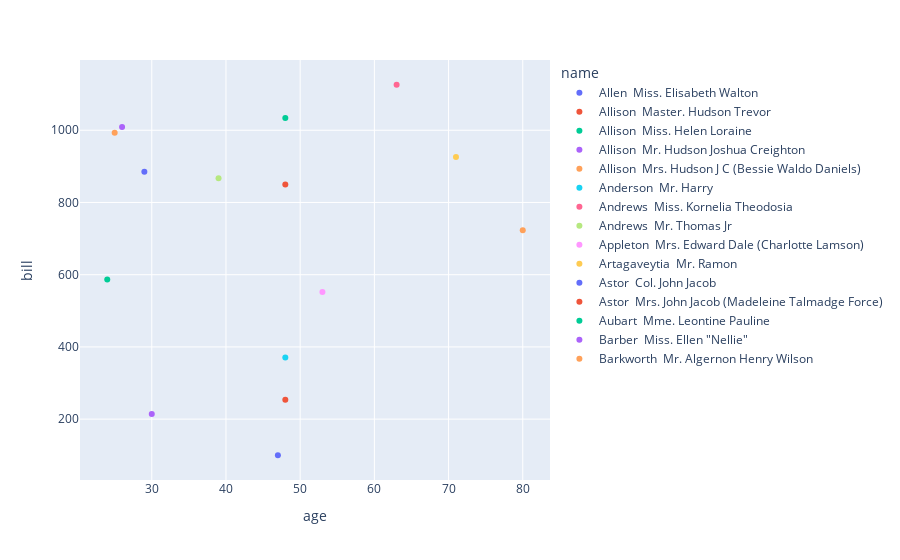

Notebook cell for this chart:
### Code cell
# HW 7 TASK 1 (plotly) (разброс)
import plotly.express as px
import pandas as pd
df = pd.read_csv('C:/Users/dinar/OneDrive/Documents/cliPLOT_.csv')
df_filtered = df.head(15)
fig = px.scatter(df_filtered, x='age', y='bill', color='name')
fig.show()

### Figure 1 — Plotly figure (JSON) as saved in the notebook; plotly's stock layout.template omitted (floating-point values rounded to 4 significant figures)
{"data": [{"hovertemplate": "name=Allen  Miss. Elisabeth Walton<br>age=%{x}<br>bill=%{y}<extra></extra>", "legendgroup": "Allen  Miss. Elisabeth Walton", "marker": {"color": "#636efa", "symbol": "circle"}, "mode": "markers", "name": "Allen  Miss. Elisabeth Walton", "orientation": "v", "showlegend": true, "type": "scatter", "x": [29], "xaxis": "x", "y": [885], "yaxis": "y"}, {"hovertemplate": "name=Allison  Master. Hudson Trevor<br>age=%{x}<br>bill=%{y}<extra></extra>", "legendgroup": "Allison  Master. Hudson Trevor", "marker": {"color": "#EF553B", "symbol": "circle"}, "mode": "markers", "name": "Allison  Master. Hudson Trevor", "orientation": "v", "showlegend": true, "type": "scatter", "x": [48], "xaxis": "x", "y": [850], "yaxis": "y"}, {"hovertemplate": "name=Allison  Miss. Helen Loraine<br>age=%{x}<br>bill=%{y}<extra></extra>", "legendgroup": "Allison  Miss. Helen Loraine", "marker": {"color": "#00cc96", "symbol": "circle"}, "mode": "markers", "name": "Allison  Miss. Helen Loraine", "orientation": "v", "showlegend": true, "type": "scatter", "x": [48], "xaxis": "x", "y": [1034], "yaxis": "y"}, {"hovertemplate": "name=Allison  Mr. Hudson Joshua Creighton<br>age=%{x}<br>bill=%{y}<extra></extra>", "legendgroup": "Allison  Mr. Hudson Joshua Creighton", "marker": {"color": "#ab63fa", "symbol": "circle"}, "mode": "markers", "name": "Allison  Mr. Hudson Joshua Creighton", "orientation": "v", "showlegend": true, "type": "scatter", "x": [30], "xaxis": "x", "y": [214], "yaxis": "y"}, {"hovertemplate": "name=Allison  Mrs. Hudson J C (Bessie Waldo Daniels)<br>age=%{x}<br>bill=%{y}<extra></extra>", "legendgroup": "Allison  Mrs. Hudson J C (Bessie Waldo Daniels)", "marker": {"color": "#FFA15A", "symbol": "circle"}, "mode": "markers", "name": "Allison  Mrs. Hudson J C (Bessie Waldo Daniels)", "orientation": "v", "showlegend": true, "type": "scatter", "x": [25], "xaxis": "x", "y": [993], "yaxis": "y"}, {"hovertemplate": "name=Anderson  Mr. Harry<br>age=%{x}<br>bill=%{y}<extra></extra>", "legendgroup": "Anderson  Mr. Harry", "marker": {"color": "#19d3f3", "symbol": "circle"}, "mode": "markers", "name": "Anderson  Mr. Harry", "orientation": "v", "showlegend": true, "type": "scatter", "x": [48], "xaxis": "x", "y": [371], "yaxis": "y"}, {"hovertemplate": "name=Andrews  Miss. Kornelia Theodosia<br>age=%{x}<br>bill=%{y}<extra></extra>", "legendgroup": "Andrews  Miss. Kornelia Theodosia", "marker": {"color": "#FF6692", "symbol": "circle"}, "mode": "markers", "name": "Andrews  Miss. Kornelia Theodosia", "orientation": "v", "showlegend": true, "type": "scatter", "x": [63], "xaxis": "x", "y": [1126], "yaxis": "y"}, {"hovertemplate": "name=Andrews  Mr. Thomas Jr<br>age=%{x}<br>bill=%{y}<extra></extra>", "legendgroup": "Andrews  Mr. Thomas Jr", "marker": {"color": "#B6E880", "symbol": "circle"}, "mode": "markers", "name": "Andrews  Mr. Thomas Jr", "orientation": "v", "showlegend": true, "type": "scatter", "x": [39], "xaxis": "x", "y": [867], "yaxis": "y"}, {"hovertemplate": "name=Appleton  Mrs. Edward Dale (Charlotte Lamson)<br>age=%{x}<br>bill=%{y}<extra></extra>", "legendgroup": "Appleton  Mrs. Edward Dale (Charlotte Lamson)", "marker": {"color": "#FF97FF", "symbol": "circle"}, "mode": "markers", "name": "Appleton  Mrs. Edward Dale (Charlotte Lamson)", "orientation": "v", "showlegend": true, "type": "scatter", "x": [53], "xaxis": "x", "y": [552], "yaxis": "y"}, {"hovertemplate": "name=Artagaveytia  Mr. Ramon<br>age=%{x}<br>bill=%{y}<extra></extra>", "legendgroup": "Artagaveytia  Mr. Ramon", "marker": {"color": "#FECB52", "symbol": "circle"}, "mode": "markers", "name": "Artagaveytia  Mr. Ramon", "orientation": "v", "showlegend": true, "type": "scatter", "x": [71], "xaxis": "x", "y": [926], "yaxis": "y"}, {"hovertemplate": "name=Astor  Col. John Jacob<br>age=%{x}<br>bill=%{y}<extra></extra>", "legendgroup": "Astor  Col. John Jacob", "marker": {"color": "#636efa", "symbol": "circle"}, "mode": "markers", "name": "Astor  Col. John Jacob", "orientation": "v", "showlegend": true, "type": "scatter", "x": [47], "xaxis": "x", "y": [100], "yaxis": "y"}, {"hovertemplate": "name=Astor  Mrs. John Jacob (Madeleine Talmadge Force)<br>age=%{x}<br>bill=%{y}<extra></extra>", "legendgroup": "Astor  Mrs. John Jacob (Madeleine Talmadge Force)", "marker": {"color": "#EF553B", "symbol": "circle"}, "mode": "markers", "name": "Astor  Mrs. John Jacob (Madeleine Talmadge Force)", "orientation": "v", "showlegend": true, "type": "scatter", "x": [48], "xaxis": "x", "y": [254], "yaxis": "y"}, {"hovertemplate": "name=Aubart  Mme. Leontine Pauline<br>age=%{x}<br>bill=%{y}<extra></extra>", "legendgroup": "Aubart  Mme. Leontine Pauline", "marker": {"color": "#00cc96", "symbol": "circle"}, "mode": "markers", "name": "Aubart  Mme. Leontine Pauline", "orientation": "v", "showlegend": true, "type": "scatter", "x": [24], "xaxis": "x", "y": [587], "yaxis": "y"}, {"hovertemplate": "name=Barber  Miss. Ellen \"Nellie\"<br>age=%{x}<br>bill=%{y}<extra></extra>", "legendgroup": "Barber  Miss. Ellen \"Nellie\"", "marker": {"color": "#ab63fa", "symbol": "circle"}, "mode": "markers", "name": "Barber  Miss. Ellen \"Nellie\"", "orientation": "v", "showlegend": true, "type": "scatter", "x": [26], "xaxis": "x", "y": [1009], "yaxis": "y"}, {"hovertemplate": "name=Barkworth  Mr. Algernon Henry Wilson<br>age=%{x}<br>bill=%{y}<extra></extra>", "legendgroup": "Barkworth  Mr. Algernon Henry Wilson", "marker": {"color": "#FFA15A", "symbol": "circle"}, "mode": "markers", "name": "Barkworth  Mr. Algernon Henry Wilson", "orientation": "v", "showlegend": true, "type": "scatter", "x": [80], "xaxis": "x", "y": [723], "yaxis": "y"}], "layout": {"legend": {"title": {"text": "name"}, "tracegroupgap": 0}, "margin": {"t": 60}, "xaxis": {"anchor": "y", "domain": [0, 1], "title": {"text": "age"}}, "yaxis": {"anchor": "x", "domain": [0, 1], "title": {"text": "bill"}}}}
